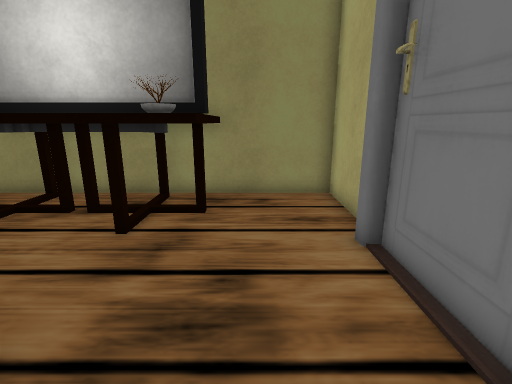
View 1 (above)

16 first-person views from a walk through a scene from a Unity 3-D project. The camera is 1.3 m above the floor, tilts 14° down and sees 85° across. The floor is counted in squares, 0.5 m on a side. Each view is taken from the middle of a square. On the plan, view 1 faces up. The plan holds only what a view shows up to about 19 squares ahead; the rest is blank. Some animated figures are left out. Some surface patterns are stand-ins.

View 2
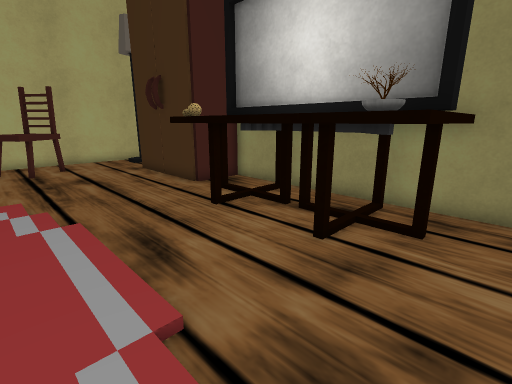

View 3
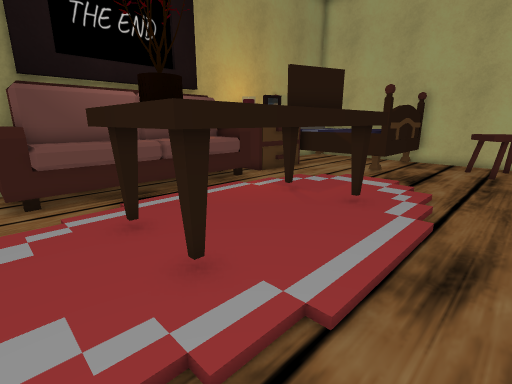

View 4
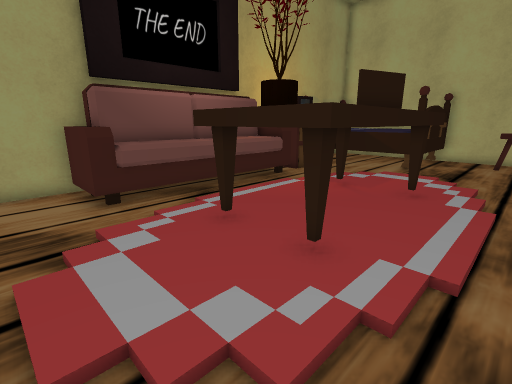

View 5
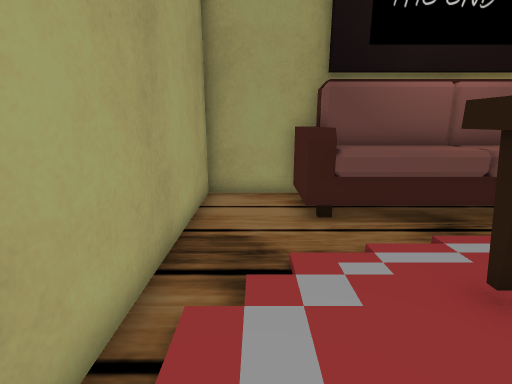

View 6
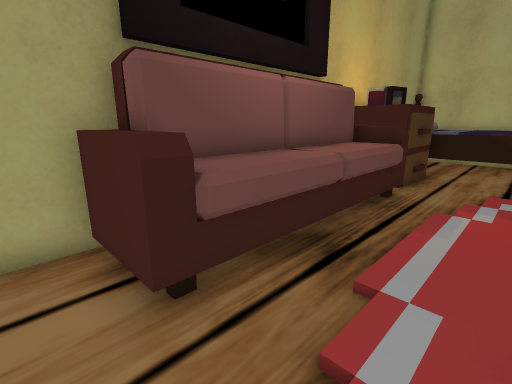

View 7
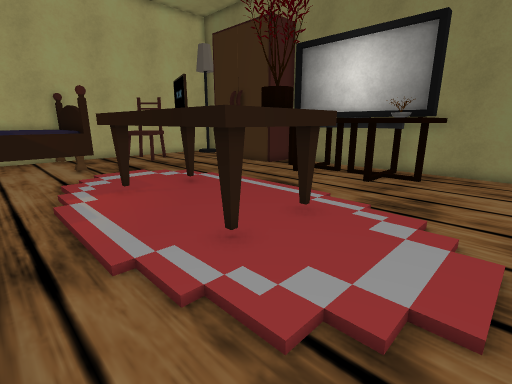

View 8
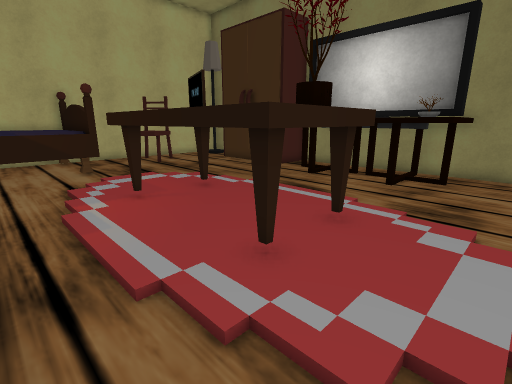

View 9
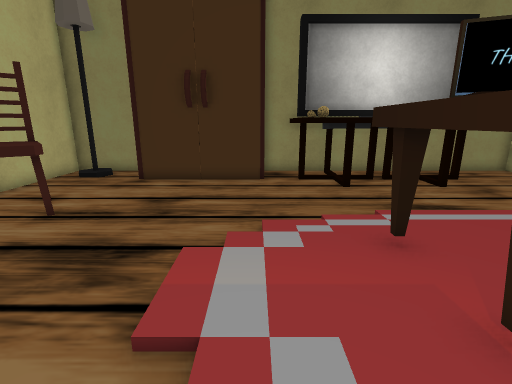

View 10
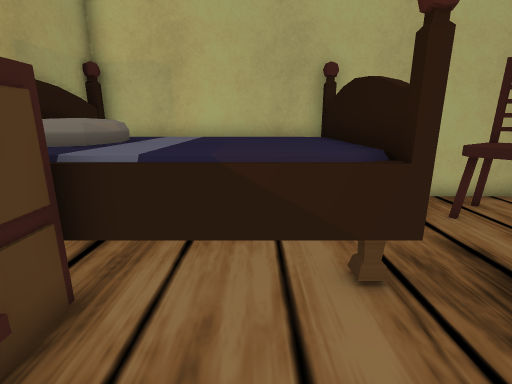

View 11
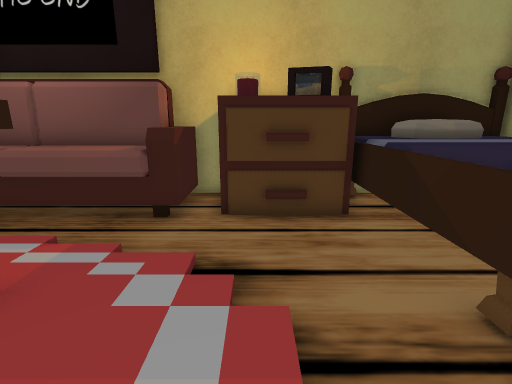

View 12
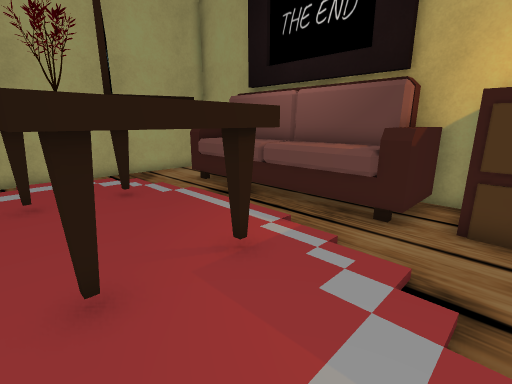

View 13
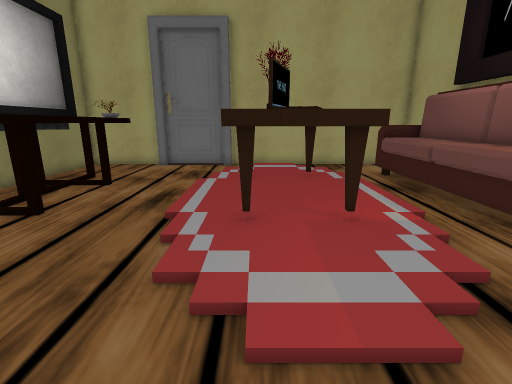

View 14
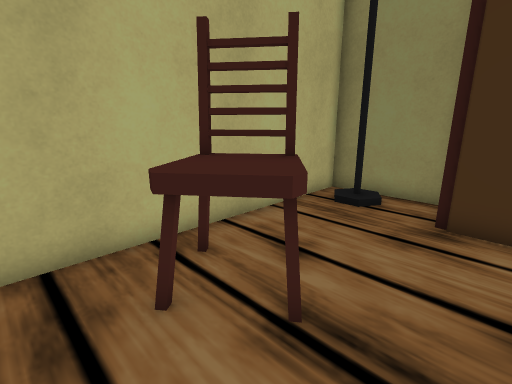

View 15
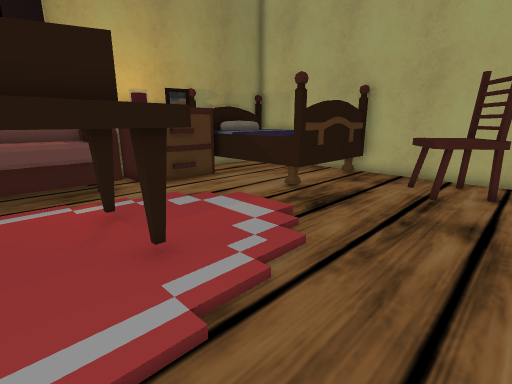

View 16
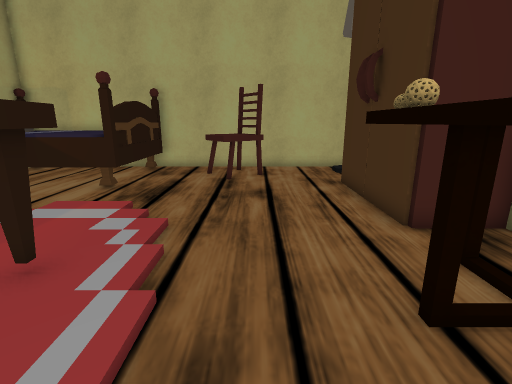

### Floor plan
Key: @ floor where view 1 was taken; # wall or solid block; . floor; T table; A TV; L lamp; W wardrobe; P laptop; B bed; R tree; N nightstand; S sofa; O other object.
Columns run from 21 left of view 1 to 3 right of it. Each row starts with its distance up from view 1.
 10 #####     ##TTTTTTTT#####
  9 #.L.W     # AAAAAAAA ...#
  8 #...####### AAAAAAAAT...#
  7 #...........  T   OO ...#
  6 #...........TTT TTTO ...#
  5 #.......................#
  4 #.OO....................#
  3 #OOOO...................#
  2 #.OOO.........    ......#
  1 #.......... TTTTTTTT ...#
  0 #.........  TP    TT @..#
 -1 #BBBBB....  TPPP  RR   .#
 -2 #BBBBBB...  T     TT  ..#
 -3 #BBBBBB.... TTTTTTTT ...#
 -4 #BBBBBB......     ......#
 -5 #BBBBBB.................#
 -6 #BBBBBB.N..SSSSSSSSSSS..#
 -7 #BBBBBNNNNNSSSSSSSSSSS..#
 -8 #B BBB NNNNSSSSSSSSSSS..#
 -9 #BBBBBB NNNSS       S####

Where each view was taken, in squares from view 1:
view 1: 0 up, 0 right, facing up
view 2: 1 up, 0 right, facing up-left
view 3: 4 up, 0 right, facing down-left
view 4: 3 up, 2 right, facing down-left
view 5: 1 up, 1 right, facing down
view 6: 3 down, 1 right, facing down-left
view 7: 6 down, 2 right, facing up-left
view 8: 6 down, 1 right, facing up-left
view 9: 5 down, 11 left, facing up
view 10: 4 down, 11 left, facing left
view 11: 1 up, 12 left, facing down
view 12: 1 up, 12 left, facing down-right
view 13: 0 up, 15 left, facing right
view 14: 0 up, 15 left, facing up-left
view 15: 5 up, 6 left, facing down-left
view 16: 4 up, 4 left, facing left
